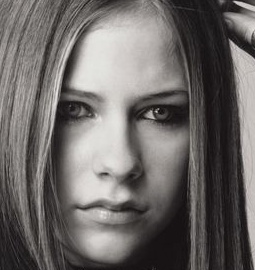
#> input picture dataset/Avril Lavigne/Avril Lavigne152_603.jpg, 255 x 270 px; its folder holds only this picture in this run
$ python FaceTrain.py
#> lines starting #> are read from the running program, lines starting #| are printed output that depends on the picture
import pickle
from time import time
import numpy, os
from numpy.lib.index_tricks import nd_grid
from sklearn.metrics import classification_report
from sklearn.metrics import confusion_matrix
from sklearn.model_selection import train_test_split
from sklearn.model_selection import GridSearchCV
from sklearn.decomposition import PCA
from sklearn.svm import SVC
import tkinter as tk
from tkinter import ttk, filedialog, messagebox
from PIL import Image, ImageTk
from sklearn.preprocessing import StandardScaler
import matplotlib.pyplot as plt
import numpy as np
import cv2

#Path to the root image directory containing sub-directories of images
path="dataset/"


h = 50
w = 50
print("Image dimension after resize (h,w) :", h, w)

n_sample = 0  # Initial sample count
label_count = 0  # Initial label count
n_classes = 0  # Initial class count


##2

# Flat image Feature Vector
X = []
# Int array of Label Vector
Y = []

target_names = [] #Array to store the names of the persons

for directory in os.listdir(path):
    for file in os.listdir(path+directory):
        img=cv2.imread(path+directory+"/"+file)
#> img is the input picture: shape (270, 255, 3); mean B, G, R 102.5, 104.4, 108.3
        img=cv2.resize(img, (w,h))
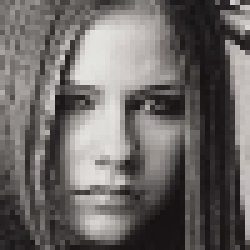
#> img: shape (50, 50, 3) (shown 5 times larger); mean B, G, R 102.5, 104.4, 108.4
        img=cv2.cvtColor(img, cv2.COLOR_BGR2GRAY)
#> img: shape (50, 50)
        # img = cv2.GaussianBlur(img, (125, 125), 0)
        featurevector=numpy.array(img).flatten()
#> featurevector = 2500 values, max 228 at index 319, min 19 at index 2035, mean 105.4
        X.append(featurevector)
        Y.append(label_count)
        n_sample = n_sample + 1
    target_names.append(directory)
    label_count=label_count+1
#> pass 2 of the loop `for directory in os.listdir(path):`:
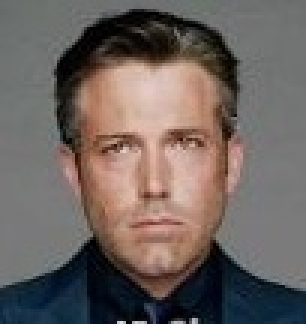
#> input picture dataset/Ben Affleck/Ben Affleck158_162.jpg, 102 x 108 px (shown 3 times larger)
#> img is the input picture: shape (108, 102, 3); mean B, G, R 95.4, 99.4, 109.3
#> `img=cv2.resize(img, (w,h))`:
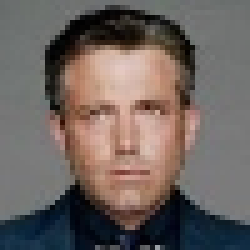
#> img: shape (50, 50, 3) (shown 5 times larger); mean B, G, R 95.3, 99.3, 109.1
#> `img=cv2.cvtColor(img, cv2.COLOR_BGR2GRAY)`:
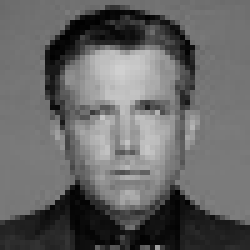
#> img: shape (50, 50) (shown 5 times larger); min 1, max 208, mean 101.7
#> featurevector = 2500 values, max 208 at index 674, min 1 at index 215, mean 101.7

print("Samples :", n_sample)
print("Class :", target_names)
n_classes = len(target_names)

# Ghi data
pick_in = open('models/dataX.pickle','wb') #Write file
pickle.dump(X, pick_in)
pick_in.close()

with open('models/dataY.pickle', 'wb') as f: #Write file
    pickle.dump(Y, f)

with open('models/dataNames.pickle', 'wb') as f:
    pickle.dump(target_names, f)


# split into a training and teststing set

X_train, X_test, y_train, y_test = train_test_split(
    X, Y, test_size=0.25, random_state=42)
#> X_train = 1 item; X_test = 1 item; y_train = [0]; y_test = [1]

###############################################################################
# Compute a PCA (eigenfaces) on the face dataset (treated as unlabeled
# dataset): unsupervised feature extraction / dimensionality reduction

# print("Extracting the top %d eigenfaces from %d faces"
#       % (n_components, len(X_train)))

# vẽ biểu đô
t0 = time()

# [5 lines of commented-out code are left out]


n_components = 250
#> (the run stopped early here; a loop or call above may not have finished)
